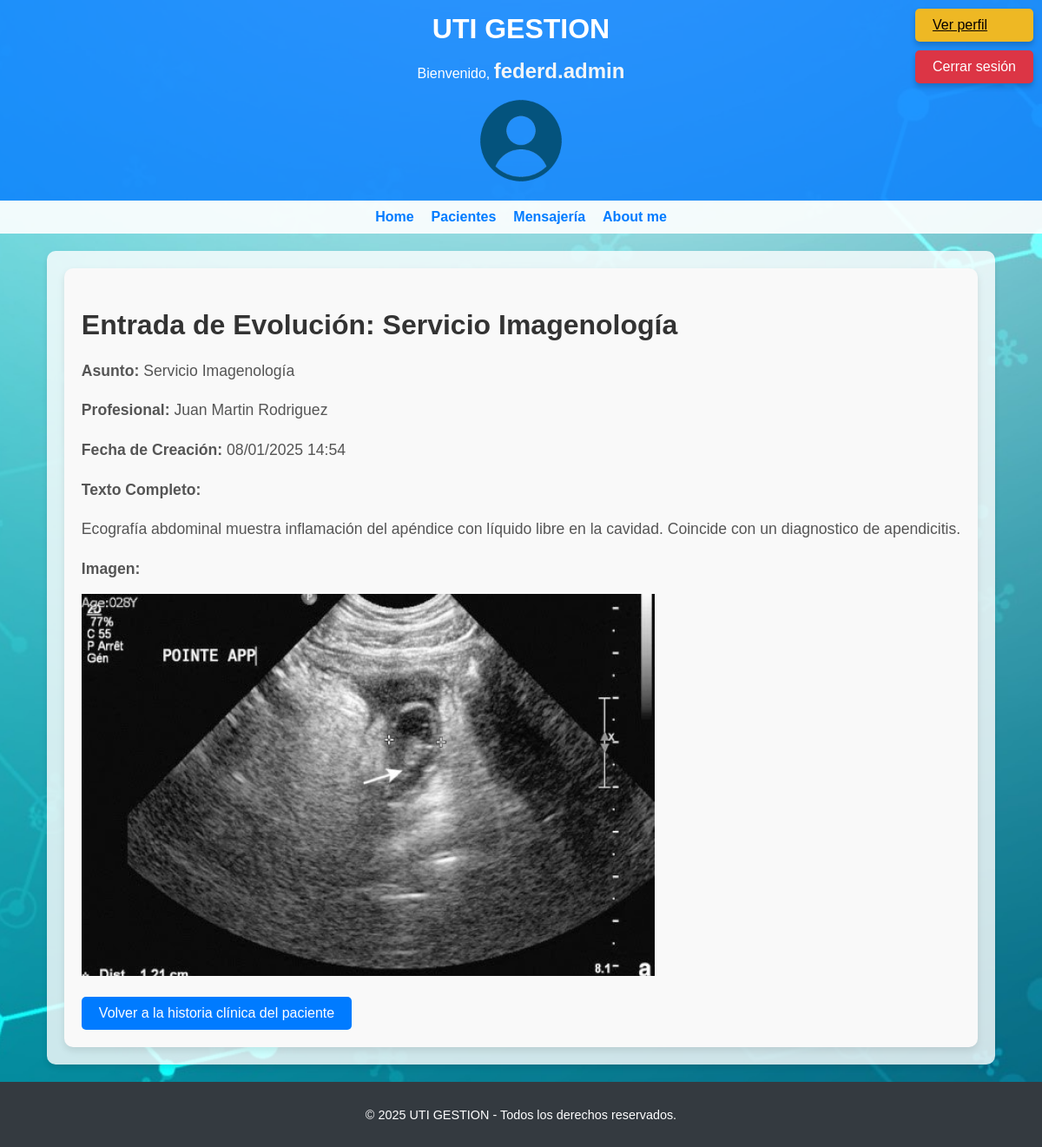
The page /pacientes/entrada_evolucion/ver/2/ (signed in) on the database its author committed.
### usuarios/models.py (models this page shows)
class CustomUser(AbstractUser):
    ESPECIALIDADES = [
        ('Admision', 'Admision'),
        ('Clínica', 'Clínica'),
        ('Enfermería', 'Enfermería'),
        ('Pediatría', 'Pediatría'),
        ('Cardiología', 'Cardiología'),
        ('Traumatología', 'Traumatología'),
        ('Anestesiología', 'Anestesiología'),
        ('Terapia Intensiva', 'Terapia Intensiva'),
        ('Cirujia General', 'Cirugia General'),
        ('Imagenología', 'Imagenología'),
    ]
    especialidad = models.CharField(
        max_length=50,
        choices=ESPECIALIDADES,
        blank=True,
        null=True,
        verbose_name="Especialidad"
    )
    telefono = models.CharField(max_length=15, blank=True, null=True, verbose_name="Teléfono")
    direccion = models.CharField(max_length=150, blank=True, null=True, verbose_name="Dirección")
    fecha_nacimiento = models.DateField(blank=True, null=True, verbose_name="Fecha de nacimiento")
    nombre = models.CharField(max_length=50, blank=True, null=True, verbose_name="Nombre")  # Nuevo campo
    apellido = models.CharField(max_length=50, blank=True, null=True, verbose_name="Apellido")  # Nuevo campo
    nro_matricula_profesional = models.CharField(max_length=20, blank=True, null=True, verbose_name="Nro de Matrícula Profesional")  # Nuevo campo
    def __str__(self):
        return f"{self.nombre} {self.apellido}" if self.nombre and self.apellido else self.username

### pacientes/models.py (models this page shows, shortened)
class EntradaEvolucion(models.Model):
    paciente = models.ForeignKey(Paciente, related_name='entradas_evolucion', on_delete=models.CASCADE)
    usuario = models.ForeignKey(settings.AUTH_USER_MODEL, related_name='entradas_evolucion', on_delete=models.CASCADE)
    asunto = models.CharField(max_length=255)
    texto_completo = models.TextField()
    imagen = models.ImageField(upload_to='entradas_evolucion/', null=True, blank=True)
    fecha_creacion = models.DateTimeField(auto_now_add=True)

### pacientes/views.py (the view)
# urls.py: path('entrada_evolucion/ver/<int:entrada_id>/', ver_entrada_evolucion, name='ver_entrada_evolucion'),
@login_required
def ver_entrada_evolucion(request, entrada_id):
    entrada = get_object_or_404(EntradaEvolucion, id=entrada_id)
    return render(request, 'pacientes/ver_entrada_evolucion.html', {
        'entrada': entrada,
    })

### pacientes/templates/pacientes/ver_entrada_evolucion.html (shortened to what this page needs)
{% extends 'hospital_uti/base.html' %}
{% block content %}
<div class="entrada-evolucion">
    <h2 class="entrada-evolucion-title">Entrada de Evolución: {{ entrada.asunto }}</h2>
    <div class="entrada-evolucion-detail">
        <p><strong>Asunto:</strong> {{ entrada.asunto }}</p>
        <p><strong>Profesional:</strong> {{ entrada.usuario }}</p>
        <p><strong>Fecha de Creación:</strong> {{ entrada.fecha_creacion|date:"d/m/Y H:i" }}</p>
        <p><strong>Texto Completo:</strong></p>
        <p class="entrada-evolucion-texto">{{ entrada.texto_completo|linebreaksbr }}</p>
        {% if entrada.imagen %}
            <p><strong>Imagen:</strong></p>
            <img src="{{ entrada.imagen.url }}" alt="Imagen de la entrada" style="max-width: 100%; height: auto;">
        {% endif %}
    </div>
    <a href="{% url 'detalles_paciente' paciente_id=entrada.paciente.id %}" class="btn btn-back">Volver a la historia clínica del paciente</a>
</div>
{% endblock %}

### templates/hospital_uti/base.html (shortened to what this page needs)
<!DOCTYPE html>
<html lang="es">
<head>
    {% load static %}
    <link rel="stylesheet" type="text/css" href="{% static 'css/styles.css' %}">
</head>
<body>
    <div class="container">
        <header>
            <h1>UTI GESTION</h1>
            {% if request.user.is_authenticated %}
            <p>Bienvenido, <span class="username">{{ request.user.username }}</span></p>
            <div>
                {% if request.user.perfil.imagen %}
                <img src="{{ request.user.perfil.imagen.url }}" alt="Avatar"
                    style="width: 100px; height: 100px; max-width: 100px; max-height: 100px; border-radius: 50%; object-fit: cover;">
                {% else %}
                <img src="{% static 'avatars/default_avatar.png' %}" alt="Avatar por defecto"
                    style="width: 100px; height: 100px; max-width: 100px; max-height: 100px; border-radius: 50%; object-fit: cover;">
                {% endif %}
            </div>
            {% endif %}
        </header>
        <nav>
            <ul>
                <li><a href="{% url 'home' %}">Home</a></li>
                {% if user.is_authenticated %}
                <li><a href="{% url 'inicio_pacientes' %}">Pacientes</a></li>
                <li><a href="{% url 'ver_chats' %}">Mensajería</a></li>
                {% else %}
                <li><a href="{% url 'login' %}">Iniciar sesión</a></li>
                <li><a href="{% url 'registro' %}">Registro</a></li>
                {% endif %}
                <li><a href="{% url 'about' %}">About me</a></li>
            </ul>
        </nav>
        {% if user.is_authenticated %}
        <div class="auth-buttons">
            <a href="{% url 'ver_perfil' %}" class="profile-btn">Ver perfil</a>
            <form action="{% url 'logout' %}" method="POST" style="display:inline;">
                <button type="submit" class="logout-btn">Cerrar sesión</button>
            </form>
        </div>
        {% endif %}
        <main class="content">
            {% block content %}
            {% endblock %}
        </main>
        <footer>
            <p>&copy; 2025 UTI GESTION - Todos los derechos reservados.</p>
        </footer>
    </div>
</body>
</html>

### static/css/styles.css (style rules this page uses)
body { font-family: Arial, sans-serif; margin: 0; padding: 0; display: flex; flex-direction: column; min-height: 100vh; background-image: url('/static/images/fondo_web.jpg'); background-size: cover; background-position: center; background-repeat: no-repeat; color: #212529; }
.container { display: flex; flex-direction: column; flex: 1; }
.username { font-weight: bold; font-size: 1.5rem; color: #f3f5f7; }
header { background-color: rgba(0, 123, 255, 0.8); color: white; padding: 15px; text-align: center; }
header h1 { margin: 0; font-size: 2rem; }
nav { background-color: rgba(255, 255, 255, 0.9); padding: 10px; }
nav ul { list-style: none; padding: 0; margin: 0; display: flex; gap: 20px; justify-content: center; }
nav ul li a, nav ul li button { color: #007bff; text-decoration: none; font-weight: bold; }
.auth-buttons { position: fixed; top: 10px; right: 10px; display: flex; flex-direction: column; gap: 10px; }
.profile-btn { background-color: #eeb824; color: rgb(7, 0, 0); padding: 10px 20px; border: none; border-radius: 5px; cursor: pointer; font-size: 1rem; box-shadow: 0px 4px 6px rgba(0, 0, 0, 0.2); }
.logout-btn { background-color: #dc3545; color: white; padding: 10px 20px; border: none; border-radius: 5px; cursor: pointer; font-size: 1rem; box-shadow: 0px 4px 6px rgba(0, 0, 0, 0.2); }
main.content { background: rgba(255, 255, 255, 0.8); padding: 20px; border-radius: 10px; margin: 20px auto; max-width: 1200px; box-shadow: 0px 4px 6px rgba(0, 0, 0, 0.1); flex: 1; }
footer { background-color: #343a40; color: white; text-align: center; padding: 15px; font-size: 0.9rem; margin-top: auto; }
.entrada-evolucion { background-color: #f9f9f9; padding: 20px; border-radius: 10px; box-shadow: 0 4px 8px rgba(0, 0, 0, 0.1); }
.entrada-evolucion-title { font-size: 2rem; color: #333; margin-bottom: 20px; }
.entrada-evolucion-detail p { font-size: 1.1rem; color: #555; line-height: 1.6; margin-bottom: 15px; }
.entrada-evolucion-texto { white-space: pre-wrap; word-wrap: break-word; margin-bottom: 25px; }
.btn-back { display: inline-block; margin-top: 20px; padding: 10px 20px; background-color: #007bff; color: white; text-decoration: none; border-radius: 5px; font-size: 1rem; }
.entrada-evolucion .btn { font-family: 'Arial', sans-serif; }

### rows shown on the page
CustomUser: user.username "federd.admin"
EntradaEvolucion: asunto "Servicio Imagenología", usuario "Juan Martin Rodriguez", fecha_creacion "08/01/2025 14:54", texto_completo "Ecografía abdominal muestra inflamación del apéndice con líquido libre en la cavidad. Coincide con un diagnostico de apendicitis.", imagen (picture)
